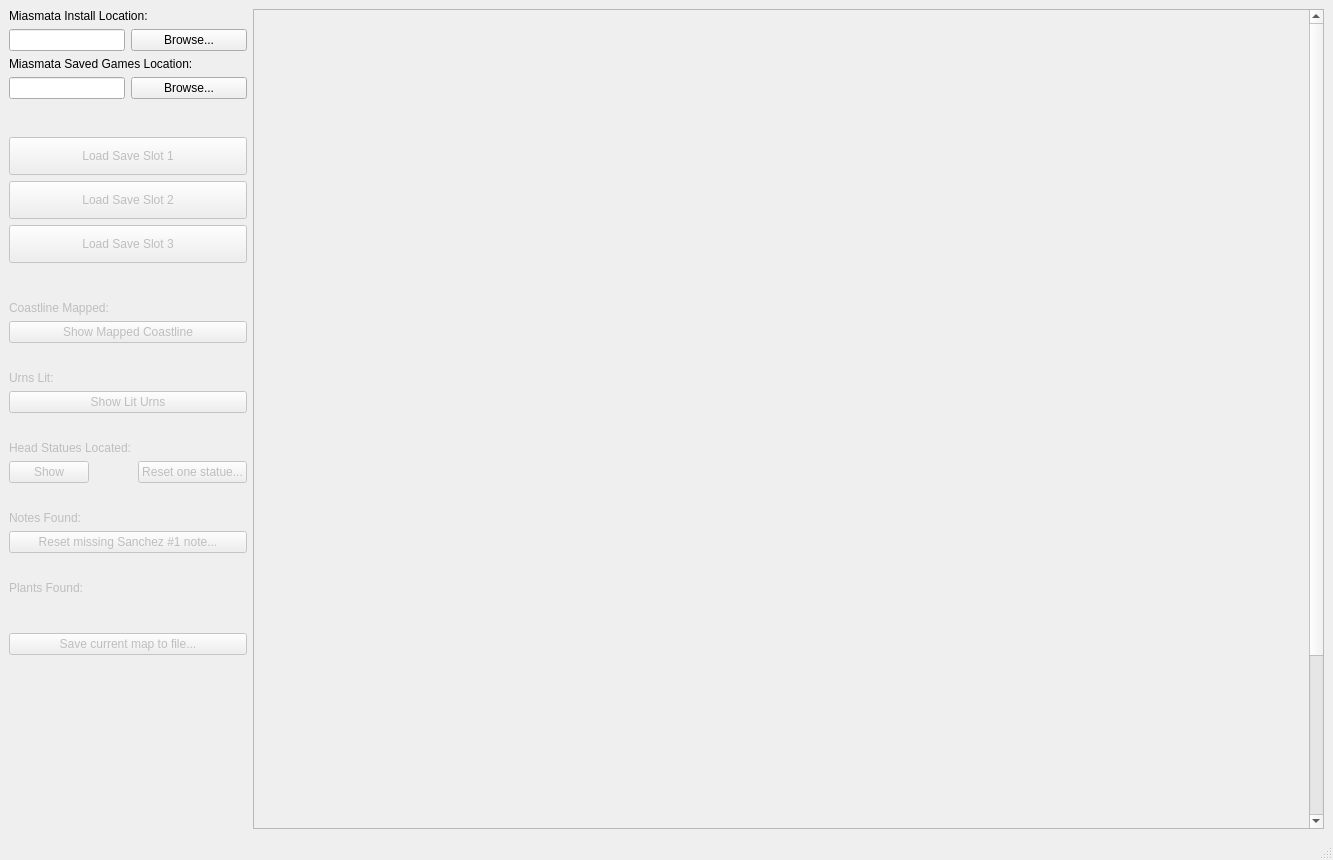
<?xml version="1.0" encoding="UTF-8"?>
<ui version="4.0">
 <class>Miaschiev</class>
 <widget class="QMainWindow" name="Miaschiev">
  <property name="geometry">
   <rect>
    <x>0</x>
    <y>0</y>
    <width>1333</width>
    <height>860</height>
   </rect>
  </property>
  <property name="windowTitle">
   <string>Mias(Achievement)mata</string>
  </property>
  <widget class="QWidget" name="centralwidget">
   <layout class="QHBoxLayout" name="horizontalLayout_2" stretch="0,0">
    <item>
     <layout class="QVBoxLayout" name="verticalLayout">
      <item>
       <layout class="QGridLayout" name="gridLayout">
        <item row="2" column="0">
         <widget class="QLineEdit" name="install_path">
          <property name="sizePolicy">
           <sizepolicy hsizetype="Minimum" vsizetype="Fixed">
            <horstretch>0</horstretch>
            <verstretch>0</verstretch>
           </sizepolicy>
          </property>
         </widget>
        </item>
        <item row="4" column="1">
         <widget class="QPushButton" name="save_browse">
          <property name="text">
           <string>Browse...</string>
          </property>
         </widget>
        </item>
        <item row="2" column="1">
         <widget class="QPushButton" name="install_browse">
          <property name="text">
           <string>Browse...</string>
          </property>
         </widget>
        </item>
        <item row="4" column="0">
         <widget class="QLineEdit" name="save_path">
          <property name="sizePolicy">
           <sizepolicy hsizetype="Minimum" vsizetype="Fixed">
            <horstretch>0</horstretch>
            <verstretch>0</verstretch>
           </sizepolicy>
          </property>
         </widget>
        </item>
        <item row="3" column="0" colspan="2">
         <widget class="QLabel" name="label_2">
          <property name="sizePolicy">
           <sizepolicy hsizetype="Minimum" vsizetype="Preferred">
            <horstretch>0</horstretch>
            <verstretch>0</verstretch>
           </sizepolicy>
          </property>
          <property name="text">
           <string>Miasmata Saved Games Location:</string>
          </property>
         </widget>
        </item>
        <item row="1" column="0" colspan="2">
         <widget class="QLabel" name="label">
          <property name="sizePolicy">
           <sizepolicy hsizetype="Minimum" vsizetype="Preferred">
            <horstretch>0</horstretch>
            <verstretch>0</verstretch>
           </sizepolicy>
          </property>
          <property name="text">
           <string>Miasmata Install Location:</string>
          </property>
         </widget>
        </item>
       </layout>
      </item>
      <item>
       <spacer name="verticalSpacer">
        <property name="orientation">
         <enum>Qt::Vertical</enum>
        </property>
        <property name="sizeType">
         <enum>QSizePolicy::Maximum</enum>
        </property>
        <property name="sizeHint" stdset="0">
         <size>
          <width>20</width>
          <height>32</height>
         </size>
        </property>
       </spacer>
      </item>
      <item>
       <widget class="QPushButton" name="save0">
        <property name="enabled">
         <bool>false</bool>
        </property>
        <property name="minimumSize">
         <size>
          <width>0</width>
          <height>38</height>
         </size>
        </property>
        <property name="maximumSize">
         <size>
          <width>416</width>
          <height>16777215</height>
         </size>
        </property>
        <property name="text">
         <string>Load Save Slot 1</string>
        </property>
       </widget>
      </item>
      <item>
       <widget class="QPushButton" name="save1">
        <property name="enabled">
         <bool>false</bool>
        </property>
        <property name="minimumSize">
         <size>
          <width>0</width>
          <height>38</height>
         </size>
        </property>
        <property name="maximumSize">
         <size>
          <width>416</width>
          <height>16777215</height>
         </size>
        </property>
        <property name="text">
         <string>Load Save Slot 2</string>
        </property>
       </widget>
      </item>
      <item>
       <widget class="QPushButton" name="save2">
        <property name="enabled">
         <bool>false</bool>
        </property>
        <property name="minimumSize">
         <size>
          <width>0</width>
          <height>38</height>
         </size>
        </property>
        <property name="maximumSize">
         <size>
          <width>416</width>
          <height>16777215</height>
         </size>
        </property>
        <property name="text">
         <string>Load Save Slot 3</string>
        </property>
       </widget>
      </item>
      <item>
       <spacer name="verticalSpacer_3">
        <property name="orientation">
         <enum>Qt::Vertical</enum>
        </property>
        <property name="sizeType">
         <enum>QSizePolicy::Maximum</enum>
        </property>
        <property name="sizeHint" stdset="0">
         <size>
          <width>20</width>
          <height>32</height>
         </size>
        </property>
       </spacer>
      </item>
      <item>
       <layout class="QFormLayout" name="formLayout">
        <property name="fieldGrowthPolicy">
         <enum>QFormLayout::AllNonFixedFieldsGrow</enum>
        </property>
        <item row="1" column="0">
         <widget class="QLabel" name="lbl_coast">
          <property name="enabled">
           <bool>false</bool>
          </property>
          <property name="text">
           <string>Coastline Mapped:</string>
          </property>
         </widget>
        </item>
        <item row="2" column="0" colspan="2">
         <widget class="QPushButton" name="show_coast">
          <property name="enabled">
           <bool>false</bool>
          </property>
          <property name="text">
           <string>Show Mapped Coastline</string>
          </property>
         </widget>
        </item>
        <item row="3" column="0" colspan="2">
         <spacer name="verticalSpacer_4">
          <property name="orientation">
           <enum>Qt::Vertical</enum>
          </property>
          <property name="sizeType">
           <enum>QSizePolicy::Maximum</enum>
          </property>
          <property name="sizeHint" stdset="0">
           <size>
            <width>20</width>
            <height>16</height>
           </size>
          </property>
         </spacer>
        </item>
        <item row="4" column="0">
         <widget class="QLabel" name="lbl_urns">
          <property name="enabled">
           <bool>false</bool>
          </property>
          <property name="text">
           <string>Urns Lit:</string>
          </property>
         </widget>
        </item>
        <item row="4" column="1">
         <widget class="QLabel" name="urns">
          <property name="text">
           <string/>
          </property>
         </widget>
        </item>
        <item row="5" column="0" colspan="2">
         <widget class="QPushButton" name="show_urns">
          <property name="enabled">
           <bool>false</bool>
          </property>
          <property name="text">
           <string>Show Lit Urns</string>
          </property>
         </widget>
        </item>
        <item row="6" column="0" colspan="2">
         <spacer name="verticalSpacer_5">
          <property name="orientation">
           <enum>Qt::Vertical</enum>
          </property>
          <property name="sizeType">
           <enum>QSizePolicy::Maximum</enum>
          </property>
          <property name="sizeHint" stdset="0">
           <size>
            <width>20</width>
            <height>16</height>
           </size>
          </property>
         </spacer>
        </item>
        <item row="7" column="0">
         <widget class="QLabel" name="lbl_heads">
          <property name="enabled">
           <bool>false</bool>
          </property>
          <property name="text">
           <string>Head Statues Located:</string>
          </property>
         </widget>
        </item>
        <item row="7" column="1">
         <widget class="QLabel" name="heads"/>
        </item>
        <item row="8" column="0">
         <widget class="QPushButton" name="show_heads">
          <property name="enabled">
           <bool>false</bool>
          </property>
          <property name="text">
           <string>Show</string>
          </property>
         </widget>
        </item>
        <item row="8" column="1">
         <widget class="QPushButton" name="reset_head">
          <property name="enabled">
           <bool>false</bool>
          </property>
          <property name="text">
           <string>Reset one statue...</string>
          </property>
         </widget>
        </item>
        <item row="9" column="0" colspan="2">
         <spacer name="verticalSpacer_6">
          <property name="orientation">
           <enum>Qt::Vertical</enum>
          </property>
          <property name="sizeType">
           <enum>QSizePolicy::Maximum</enum>
          </property>
          <property name="sizeHint" stdset="0">
           <size>
            <width>20</width>
            <height>16</height>
           </size>
          </property>
         </spacer>
        </item>
        <item row="10" column="0">
         <widget class="QLabel" name="lbl_notes">
          <property name="enabled">
           <bool>false</bool>
          </property>
          <property name="text">
           <string>Notes Found:</string>
          </property>
         </widget>
        </item>
        <item row="10" column="1">
         <widget class="QLabel" name="notes">
          <property name="text">
           <string/>
          </property>
         </widget>
        </item>
        <item row="11" column="0" colspan="2">
         <widget class="QPushButton" name="reset_notezz">
          <property name="enabled">
           <bool>false</bool>
          </property>
          <property name="text">
           <string>Reset missing Sanchez #1 note...</string>
          </property>
         </widget>
        </item>
        <item row="12" column="0" colspan="2">
         <spacer name="verticalSpacer_7">
          <property name="orientation">
           <enum>Qt::Vertical</enum>
          </property>
          <property name="sizeType">
           <enum>QSizePolicy::Maximum</enum>
          </property>
          <property name="sizeHint" stdset="0">
           <size>
            <width>20</width>
            <height>16</height>
           </size>
          </property>
         </spacer>
        </item>
        <item row="13" column="0">
         <widget class="QLabel" name="lbl_plants">
          <property name="enabled">
           <bool>false</bool>
          </property>
          <property name="text">
           <string>Plants Found:</string>
          </property>
         </widget>
        </item>
        <item row="13" column="1">
         <widget class="QLabel" name="plants">
          <property name="text">
           <string/>
          </property>
         </widget>
        </item>
        <item row="1" column="1">
         <widget class="QLabel" name="coast">
          <property name="text">
           <string/>
          </property>
         </widget>
        </item>
       </layout>
      </item>
      <item>
       <spacer name="verticalSpacer_8">
        <property name="orientation">
         <enum>Qt::Vertical</enum>
        </property>
        <property name="sizeType">
         <enum>QSizePolicy::Maximum</enum>
        </property>
        <property name="sizeHint" stdset="0">
         <size>
          <width>20</width>
          <height>32</height>
         </size>
        </property>
       </spacer>
      </item>
      <item>
       <widget class="QPushButton" name="save_map">
        <property name="enabled">
         <bool>false</bool>
        </property>
        <property name="text">
         <string>Save current map to file...</string>
        </property>
       </widget>
      </item>
      <item>
       <spacer name="verticalSpacer_2">
        <property name="orientation">
         <enum>Qt::Vertical</enum>
        </property>
        <property name="sizeHint" stdset="0">
         <size>
          <width>20</width>
          <height>40</height>
         </size>
        </property>
       </spacer>
      </item>
     </layout>
    </item>
    <item>
     <widget class="QScrollArea" name="scrollArea">
      <property name="minimumSize">
       <size>
        <width>768</width>
        <height>0</height>
       </size>
      </property>
      <property name="baseSize">
       <size>
        <width>1024</width>
        <height>1024</height>
       </size>
      </property>
      <property name="widgetResizable">
       <bool>true</bool>
      </property>
      <widget class="QWidget" name="scrollAreaWidgetContents">
       <property name="geometry">
        <rect>
         <x>0</x>
         <y>0</y>
         <width>1024</width>
         <height>1024</height>
        </rect>
       </property>
       <property name="minimumSize">
        <size>
         <width>1024</width>
         <height>1024</height>
        </size>
       </property>
      </widget>
     </widget>
    </item>
   </layout>
  </widget>
  <widget class="QStatusBar" name="statusBar"/>
 </widget>
 <tabstops>
  <tabstop>install_path</tabstop>
  <tabstop>install_browse</tabstop>
  <tabstop>save_path</tabstop>
  <tabstop>save_browse</tabstop>
  <tabstop>save0</tabstop>
  <tabstop>save1</tabstop>
  <tabstop>save2</tabstop>
  <tabstop>show_coast</tabstop>
  <tabstop>show_urns</tabstop>
  <tabstop>show_heads</tabstop>
  <tabstop>reset_head</tabstop>
  <tabstop>reset_notezz</tabstop>
  <tabstop>scrollArea</tabstop>
 </tabstops>
 <resources/>
 <connections/>
</ui>
